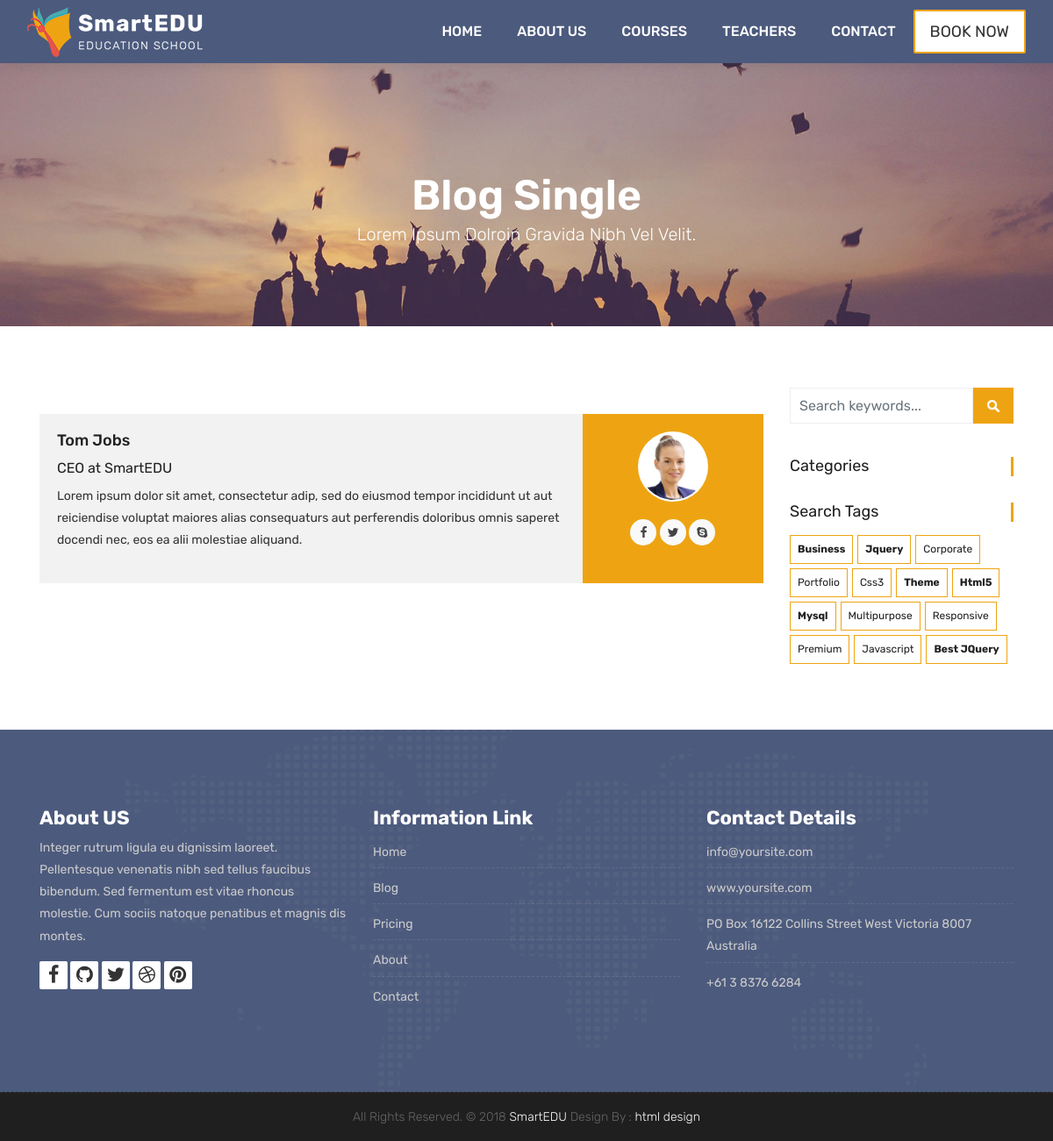
Page /course/ on the earlier database version.
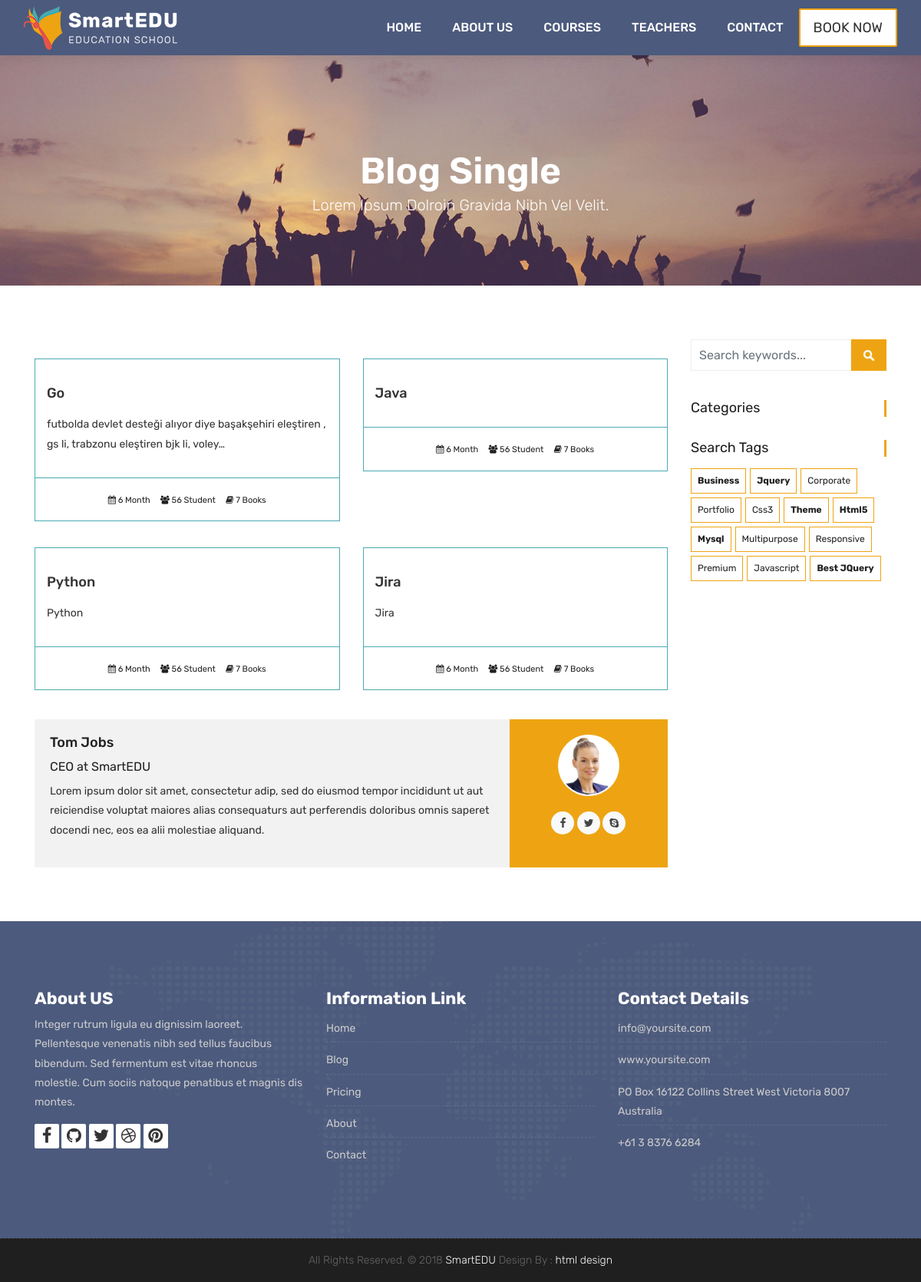
Same page on the later database version.
### courses/models.py (models this page shows, shortened)
class Course(models.Model):
    name = models.CharField(max_length=100, unique=True, verbose_name= "Kurs Adı", help_text= "Kurs adını yazınız")
    category = models.ForeignKey(Category, null=True, on_delete=models.DO_NOTHING)
    tags = models.ManyToManyField(Tag, null=True, blank=True)
    description = models.TextField(blank=True, null=True)
    image = models.ImageField(upload_to= "media/%Y %m %d/", default="media/courseisnot.png")
    date = models.DateTimeField(auto_now=True)
    available = models.BooleanField(default=True)

### courses/views.py (the view)
# urls.py: path('', course_list, name = "courses"),
def course_list(request):
    courses = Course.objects.all().order_by('-date')
    categories = Category.objects.all()
    tags = Tag.objects.all()
    context = {
        "courses" : courses,
        "categories" : categories,
        "tags" : tags
    }
    return render(request, 'courses.html', context)

### templates/courses.html (shortened to what this page needs)
{% extends 'partials/_base.html' %}
{% load static %}
{% block content %}
	<div class="all-title-box">
		<div class="container text-center">
			<h1>Blog Single<span class="m_1">Lorem Ipsum dolroin gravida nibh vel velit.</span></h1>
		</div>
	</div>
    <div id="overviews" class="section wb">
        <div class="container">
            <div class="row">
                <div class="col-lg-9 blog-post-single">
                    <div class="row">
                        {% for course in courses  %}
                        <div class="col-lg-6 col-md-6 col-12 mb-2">
                            <div class="course-item">
                                <div class="image-blog">
                                </div>
                                <div class="course-br">
                                    <div class="course-title">
                                        <h2><a href="{% url 'course_detail' course.category.slug course.id %}" title="">{{ course.name }}</a></h2>
                                    </div>
                                    <div class="course-desc">
                                        <p>{{ course.description | truncatechars:100 }}</p>
                                    </div>
                                </div>
                                <div class="course-meta-bot">
                                    <ul>
                                        <li><i class="fa fa-calendar" aria-hidden="true"></i> 6 Month</li>
                                        <li><i class="fa fa-users" aria-hidden="true"></i> 56 Student</li>
                                        <li><i class="fa fa-book" aria-hidden="true"></i> 7 Books</li>
                                    </ul>
                                </div>
                            </div>
                        </div>
                        {% endfor %}
                    </div>
					<div class="blog-author">
						<div class="author-bio">
							<h3 class="author_name"><a href="#">Tom Jobs</a></h3>
							<h5>CEO at <a href="#">SmartEDU</a></h5>
							<p class="author_det">
								Lorem ipsum dolor sit amet, consectetur adip, sed do eiusmod tempor incididunt  ut aut reiciendise voluptat maiores alias consequaturs aut perferendis doloribus omnis saperet docendi nec, eos ea alii molestiae aliquand.
							</p>
						</div>
						<div class="author-desc">
							<img src="images/author.jpg" alt="about author">
							<ul class="author-social">
								<li><a href="#"><i class="fa fa-facebook"></i></a></li>
								<li><a href="#"><i class="fa fa-twitter"></i></a></li>
								<li><a href="#"><i class="fa fa-skype"></i></a></li>
							</ul>
						</div>
					</div>
                </div>
				<div class="col-lg-3 col-12 right-single">
					<div class="widget-search">
						<div class="site-search-area">
							<form method="get" id="site-searchform" action="#">
								<div>
									<input class="input-text form-control" name="search-k" id="search-k" placeholder="Search keywords..." type="text">
									<input id="searchsubmit" value="Search" type="submit">
								</div>
							</form>
						</div>
					</div>
					<div class="widget-categories">
						<h3 class="widget-title">Categories</h3>
					</div>
					<div class="widget-tags">
						<h3 class="widget-title">Search Tags</h3>
						<ul class="tags">
							<li><a href="#"><b>business</b></a></li>
							<li><a href="#"><b>jquery</b></a></li>
							<li><a href="#">corporate</a></li>
							<li><a href="#">portfolio</a></li>
							<li><a href="#">css3</a></li>
							<li><a href="#"><b>theme</b></a></li>
							<li><a href="#"><b>html5</b></a></li>
							<li><a href="#"><b>mysql</b></a></li>
							<li><a href="#">multipurpose</a></li>
							<li><a href="#">responsive</a></li>
							<li><a href="#">premium</a></li>
							<li><a href="#">javascript</a></li>
							<li><a href="#"><b>Best jQuery</b></a></li>
						</ul>
					</div>
				</div>
            </div>
        </div>
    </div>
    {% endblock content %}

### templates/partials/_base.html (shortened to what this page needs)
{% load static %}
<!DOCTYPE html>
<html lang="en">
    <link rel="stylesheet" href="{% static 'css/bootstrap.min.css' %}">
    <link rel="stylesheet" href="{% static 'style.css' %}">
    <link rel="stylesheet" href="{% static 'css/versions.css' %}">
    <link rel="stylesheet" href="{% static 'css/responsive.css' %}">
    <link rel="stylesheet" href="{% static 'css/custom.css' %}">
</head>
<body class="host_version">
    {% include 'partials/_navbar.html' %}
    {% block content %}
    {% endblock content %}
    {% include 'partials/_footer.html' %}

### templates/partials/_navbar.html (shortened to what this page needs)
{% load static %}
<header class="top-navbar">
    <nav class="navbar navbar-expand-lg navbar-light bg-light">
        <div class="container-fluid">
            <a class="navbar-brand" href="{% url 'index' %}">
                <img src="{% static 'images/logo.png' %}" alt="" />
            </a>
            <div class="collapse navbar-collapse" id="navbars-host">
                <ul class="navbar-nav ml-auto">
                    <li class="nav-item {% if '/' == request.path %} active {% endif %} "><a class="nav-link" href=" {% url 'index' %} ">Home</a></li>
                    <li class="nav-item {% if 'about' in request.path %} active {% endif %}"><a class="nav-link" href="{% url 'about' %}">About Us</a></li>
                    <li class="nav-item {% if 'courses' in request.path %} active {% endif %}"><a class="nav-link" href="{% url 'courses' %}">Courses</a></li>
                    <li class="nav-item"><a class="nav-link" href="teachers.html">Teachers</a></li>
                    <li class="nav-item"><a class="nav-link" href="contact.html">Contact</a></li>
                </ul>
                <ul class="nav navbar-nav navbar-right">
                    <li><a class="hover-btn-new log orange" href="#" data-toggle="modal" data-target="#login"><span>Book Now</span></a></li>
                </ul>
            </div>
        </div>
    </nav>
</header>

### templates/partials/_footer.html (shortened to what this page needs)
{% load static %}
<footer class="footer">
    <div class="container">
        <div class="row">
            <div class="col-lg-4 col-md-4 col-xs-12">
                <div class="widget clearfix">
                    <div class="widget-title">
                        <h3>About US</h3>
                    </div>
                    <p> Integer rutrum ligula eu dignissim laoreet. Pellentesque venenatis nibh sed tellus faucibus bibendum. Sed fermentum est vitae rhoncus molestie. Cum sociis natoque penatibus et magnis dis montes.</p>
                    <div class="footer-right">
                        <ul class="footer-links-soi">
                            <li><a href="#"><i class="fa fa-facebook"></i></a></li>
                            <li><a href="#"><i class="fa fa-github"></i></a></li>
                            <li><a href="#"><i class="fa fa-twitter"></i></a></li>
                            <li><a href="#"><i class="fa fa-dribbble"></i></a></li>
                            <li><a href="#"><i class="fa fa-pinterest"></i></a></li>
                        </ul>
                    </div>
                </div>
            </div>
            <div class="col-lg-4 col-md-4 col-xs-12">
                <div class="widget clearfix">
                    <div class="widget-title">
                        <h3>Information Link</h3>
                    </div>
                    <ul class="footer-links">
                        <li><a href="#">Home</a></li>
                        <li><a href="#">Blog</a></li>
                        <li><a href="#">Pricing</a></li>
                        <li><a href="#">About</a></li>
                        <li><a href="#">Contact</a></li>
                    </ul>
                </div>
            </div>
            <div class="col-lg-4 col-md-4 col-xs-12">
                <div class="widget clearfix">
                    <div class="widget-title">
                        <h3>Contact Details</h3>
                    </div>
                    <ul class="footer-links">
                        <li><a href="mailto:#">info@yoursite.com</a></li>
                        <li><a href="#">www.yoursite.com</a></li>
                        <li>PO Box 16122 Collins Street West Victoria 8007 Australia</li>
                        <li>+61 3 8376 6284</li>
                    </ul>
                </div>
            </div>
        </div>
    </div>
</footer>
<div class="copyrights">
    <div class="container">
        <div class="footer-distributed">
            <div class="footer-center">
                <p class="footer-company-name">All Rights Reserved. &copy; 2018 <a href="#">SmartEDU</a> Design By : <a href="https://html.design/">html design</a></p>
            </div>
        </div>
    </div>
</div>
</body>
</html>

Differences in the rows shown:
added Course: name "Go", description "futbolda devlet desteği alıyor diye başakşehiri eleştiren , gs li, trabzonu eleştiren bjk li, voley…"
added Course: name "Java"
added Course: name "Python", description "Python"
added Course: name "Jira", description "Jira"
